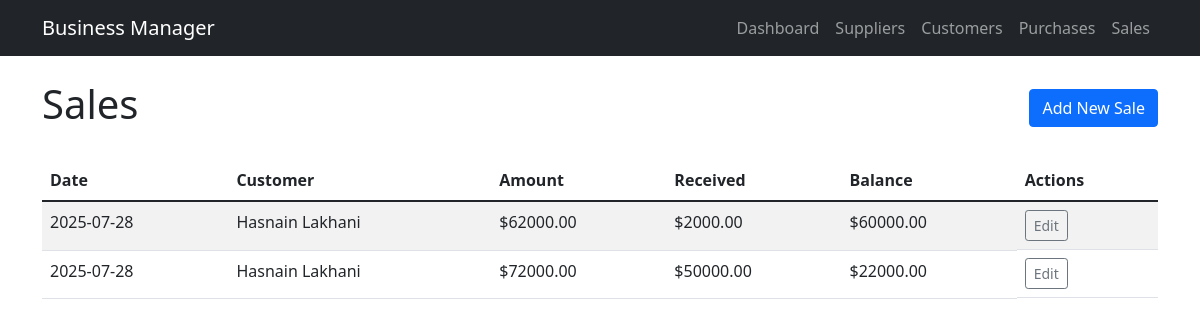
The app's page /sales with its own data.
### tables this page shows
CREATE TABLE sales (
                id INTEGER PRIMARY KEY AUTOINCREMENT,
                date DATE NOT NULL,
                customer_id INTEGER NOT NULL,
                invoice_no TEXT,
                amount DECIMAL(15,2) NOT NULL CHECK(amount >= 0),
                received_amount DECIMAL(15,2) DEFAULT 0.00 CHECK(received_amount >= 0),
                items TEXT,
                notes TEXT,
                created_at TIMESTAMP DEFAULT CURRENT_TIMESTAMP,
                updated_at TIMESTAMP DEFAULT CURRENT_TIMESTAMP,
                FOREIGN KEY (customer_id) REFERENCES customers (id) ON DELETE RESTRICT
            );

CREATE TABLE customers (
                id INTEGER PRIMARY KEY AUTOINCREMENT,
                name TEXT NOT NULL UNIQUE,
                contact TEXT,
                address TEXT,
                balance DECIMAL(15,2) DEFAULT 0.00,
                created_at TIMESTAMP DEFAULT CURRENT_TIMESTAMP,
                updated_at TIMESTAMP DEFAULT CURRENT_TIMESTAMP
            );

### app.py (the view)
@app.route('/sales')
def sales():
    sales = sale_model.get_all(limit=50)
    return render_template('sales.html', sales=sales)

### models/database.py (called while the page is built)
    def get_db(self):
        if 'db' not in g:
            g.db = sqlite3.connect(self.db_path)
            g.db.row_factory = sqlite3.Row
            g.db.execute('PRAGMA foreign_keys = ON')
        return g.db

### templates/sales.html (shortened to what this page needs)
{% extends "base.html" %}
{% block content %}
<div class="d-flex justify-content-between align-items-center mb-4">
    <h1>Sales</h1>
    <a href="{{ url_for('new_sale') }}" class="btn btn-primary">Add New Sale</a>
</div>
{% if sales %}
<div class="table-responsive">
    <table class="table table-striped">
        <thead>
            <tr>
                <th>Date</th>
                <th>Customer</th>
                <th>Amount</th>
                <th>Received</th>
                <th>Balance</th>
                <th>Actions</th>
            </tr>
        </thead>
        <tbody>
            {% for sale in sales %}
            <tr>
                <td>{{ sale.date }}</td>
                <td>{{ sale.customer_name }}</td>
                <td>${{ "%.2f"|format(sale.amount) }}</td>
                <td>${{ "%.2f"|format(sale.received_amount) }}</td>
                <td>${{ "%.2f"|format(sale.amount - sale.received_amount) }}</td>
                <td class="d-flex gap-1 flex-wrap">
                    <a href="{{ url_for('edit_sale', sale_id=sale.id) }}" class="btn btn-sm btn-outline-secondary">Edit</a>
                </td>
            </tr>
            {% endfor %}
        </tbody>
    </table>
</div>
{% else %}
<div class="alert alert-info">
    No sales found. <a href="{{ url_for('new_sale') }}">Record a sale</a>
</div>
{% endif %}
{% endblock %}

### records on screen
sales: date "2025-07-28", customer_name "Hasnain Lakhani", amount "62000.00", received_amount "2000.00", sale.amount-sale.received_amount "60000.00"
sales: date "2025-07-28", customer_name "Hasnain Lakhani", amount "72000.00", received_amount "50000.00", sale.amount-sale.received_amount "22000.00"
